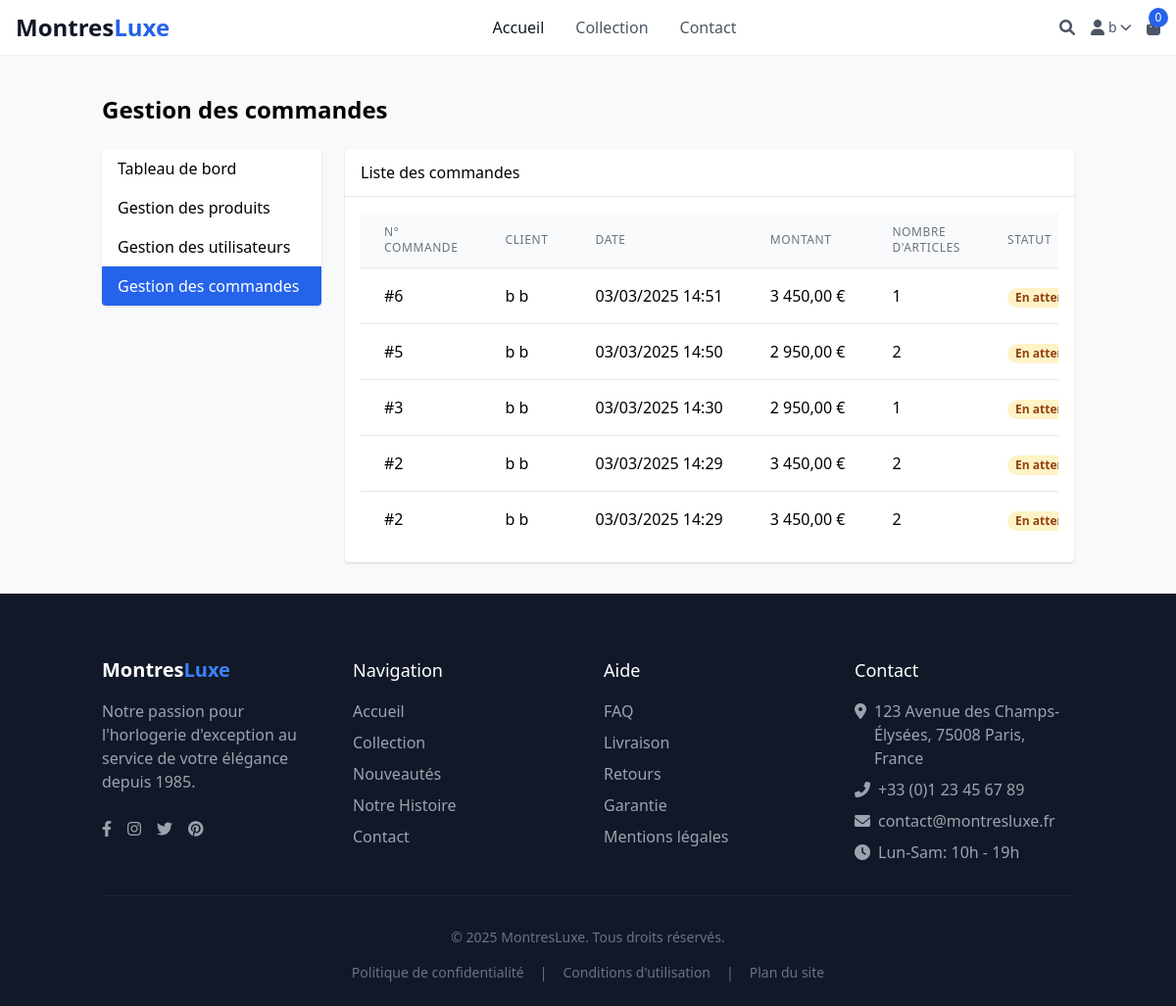
Page /admin/orders.php (signed in) on the committed database.
### tables this page shows
CREATE TABLE `invoice` (
  `id` int NOT NULL AUTO_INCREMENT,
  `id_user` int NOT NULL,
  `date_transaction` timestamp NULL DEFAULT CURRENT_TIMESTAMP,
  `montant` decimal(10,2) NOT NULL,
  `adresse_facturation` varchar(255) NOT NULL,
  `ville` varchar(100) NOT NULL,
  `code_postal` varchar(10) NOT NULL,
  `statut` enum('en_attente','payee','annulee') DEFAULT 'en_attente',
  PRIMARY KEY (`id`),
  KEY `id_user` (`id_user`),
  CONSTRAINT `invoice_ibfk_1` FOREIGN KEY (`id_user`) REFERENCES `users` (`id`) ON DELETE CASCADE
);

CREATE TABLE `users` (
  `id` int NOT NULL AUTO_INCREMENT,
  `nom` varchar(100) NOT NULL,
  `prenom` varchar(100) NOT NULL,
  `email` varchar(100) NOT NULL,
  `mot_de_passe` varchar(255) NOT NULL,
  `role` enum('client','admin') DEFAULT 'client',
  `date_creation` timestamp NULL DEFAULT CURRENT_TIMESTAMP,
  PRIMARY KEY (`id`),
  UNIQUE KEY `email` (`email`)
);

### admin/orders.php (the view, shortened to what this page needs)
<?php
$base_path = '../';
include $base_path . 'includes/header.php';
try {
    $stmt = $conn->prepare("
        SELECT i.*, u.nom, u.prenom
        FROM invoice i
        JOIN users u ON i.id_user = u.id
        ORDER BY i.date_transaction DESC
    ");
    $stmt->execute();
    $invoices = $stmt->fetchAll();
} catch (PDOException $e) {
    $_SESSION['flash_message'] = "Erreur lors de la récupération des commandes: " . $e->getMessage();
}
?>
<div class="container mx-auto px-4 py-8">
    <h1 class="text-2xl font-bold mb-6">Gestion des commandes</h1>
    <div class="flex flex-col md:flex-row gap-6">
        <div class="w-full md:w-1/4">
            <div class="bg-white shadow rounded overflow-hidden">
                <a href="index.php" class="block px-4 py-2 hover:bg-gray-100 transition">Tableau de bord</a>
                <a href="products.php" class="block px-4 py-2 hover:bg-gray-100 transition">Gestion des produits</a>
                <a href="users.php" class="block px-4 py-2 hover:bg-gray-100 transition">Gestion des utilisateurs</a>
                <a href="orders.php" class="block px-4 py-2 bg-blue-600 text-white font-medium">Gestion des commandes</a>
            </div>
        </div>
        <div class="w-full md:w-3/4">
            <div class="bg-white shadow rounded overflow-hidden">
                <div class="px-4 py-3 border-b border-gray-200">
                    <h5 class="font-medium">Liste des commandes</h5>
                </div>
                <div class="p-4">
                    <div class="overflow-x-auto">
                        <table class="min-w-full divide-y divide-gray-200">
                            <thead class="bg-gray-50">
                                <tr>
                                    <th class="px-6 py-3 text-left text-xs font-medium text-gray-500 uppercase tracking-wider">N° Commande</th>
                                    <th class="px-6 py-3 text-left text-xs font-medium text-gray-500 uppercase tracking-wider">Client</th>
                                    <th class="px-6 py-3 text-left text-xs font-medium text-gray-500 uppercase tracking-wider">Date</th>
                                    <th class="px-6 py-3 text-left text-xs font-medium text-gray-500 uppercase tracking-wider">Montant</th>
                                    <th class="px-6 py-3 text-left text-xs font-medium text-gray-500 uppercase tracking-wider">Nombre d'articles</th>
                                    <th class="px-6 py-3 text-left text-xs font-medium text-gray-500 uppercase tracking-wider">Statut</th>
                                </tr>
                            </thead>
                            <tbody class="bg-white divide-y divide-gray-200">
                                <?php if (empty($invoices)): ?>
                                    <tr>
                                        <td colspan="7" class="px-6 py-4 text-center text-gray-500">Aucune commande trouvée</td>
                                    </tr>
                                <?php else: ?>
                                    <?php foreach ($invoices as $invoice): ?>
                                        <tr class="hover:bg-gray-50">
                                            <td class="px-6 py-4 whitespace-nowrap">#<?= $invoice['id'] ?></td>
                                            <td class="px-6 py-4 whitespace-nowrap"><?= $invoice['prenom'] ?> <?= $invoice['nom'] ?></td>
                                            <td class="px-6 py-4 whitespace-nowrap"><?= date('d/m/Y H:i', strtotime($invoice['date_transaction'])) ?></td>
                                            <td class="px-6 py-4 whitespace-nowrap"><?= number_format($invoice['montant'], 2, ',', ' ') ?> €</td>
                                            <td class="px-6 py-4 whitespace-nowrap"><?= $invoice['nb_articles'] ?></td>
                                            <td class="px-6 py-4 whitespace-nowrap">
                                                <?php
                                                $status_class = '';
                                                $status_text = '';
                                                switch($invoice['statut']) {
                                                    case 'en_attente':
                                                        $status_class = 'bg-yellow-100 text-yellow-800';
                                                        $status_text = 'En attente';
                                                        break;
                                                }
                                                ?>
                                                <span class="px-2 inline-flex text-xs leading-5 font-semibold rounded-full <?= $status_class ?>">
                                                    <?= $status_text ?>
                                                </span>
                                            </td>
                                        </tr>
                                    <?php endforeach; ?>
                                <?php endif; ?>
                            </tbody>
                        </table>
                    </div>
                </div>
            </div>
        </div>
    </div>
</div>
<?php include $base_path . 'includes/footer.php'; ?>

### assets/css/style.css (style rules this page uses)
body { font-family: 'Segoe UI', Tahoma, Geneva, Verdana, sans-serif; background-color: #f8f9fa; }

### rows in the picture
invoice: id "6", id_user.prenom "b", id_user.nom "b", date_transaction "03/03/2025 14:51", montant "3 450,00", nb_articles "1", statut "En…"
invoice: id "5", id_user.prenom "b", id_user.nom "b", date_transaction "03/03/2025 14:50", montant "2 950,00", nb_articles "2", statut "En…"
invoice: id "3", id_user.prenom "b", id_user.nom "b", date_transaction "03/03/2025 14:30", montant "2 950,00", nb_articles "1", statut "En…"
invoice: id "2", id_user.prenom "b", id_user.nom "b", date_transaction "03/03/2025 14:29", montant "3 450,00", statut "En…"

### other values in the picture
$_SESSION['user_prenom'] "b"
$cart_count "0"
